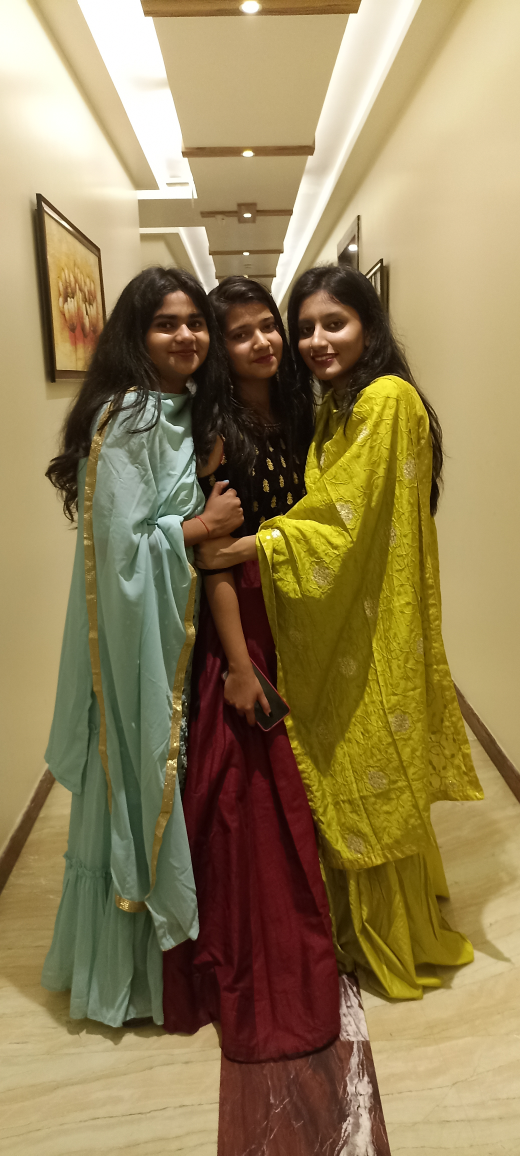
#> input picture dataset/real/IMG_20220123_150429.jpg, 2080 x 4624 px (shown at 1/4 size); its folder holds only this picture in this run
$ python train.py   (older library calls are emulated)
#> lines starting #> are read from the running program, lines starting #| are printed output that depends on the picture
import numpy as np
from PIL import Image
import cv2
import os
from sklearn.svm import SVC
from sklearn.model_selection import cross_val_score
from sklearn.preprocessing import StandardScaler
import warnings
warnings.filterwarnings('ignore')

def extract_features(image_path):
#> called with image_path = 'dataset/real/IMG_20220123_150429.jpg'
    try:
        img_pil = Image.open(image_path).convert("RGB")
#> img_pil is the input picture: PIL image 2080x4624 RGB; mean R, G, B 146.7, 128.3, 86.3
        img_pil = img_pil.resize((512, 512))
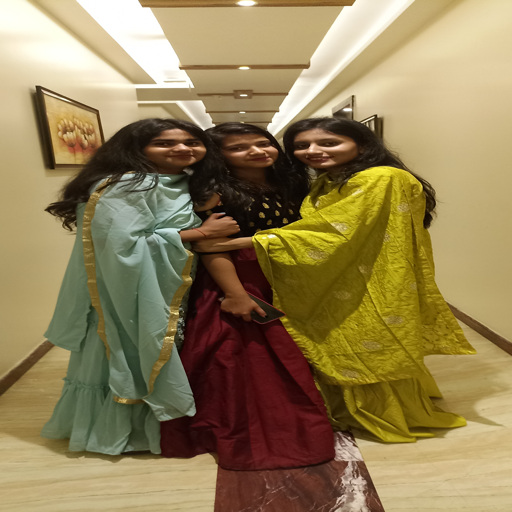
#> img_pil: PIL image 512x512 RGB; mean R, G, B 146.7, 128.3, 86.3
        img = np.array(img_pil)
        gray = cv2.cvtColor(img, cv2.COLOR_RGB2GRAY).astype(np.float64)
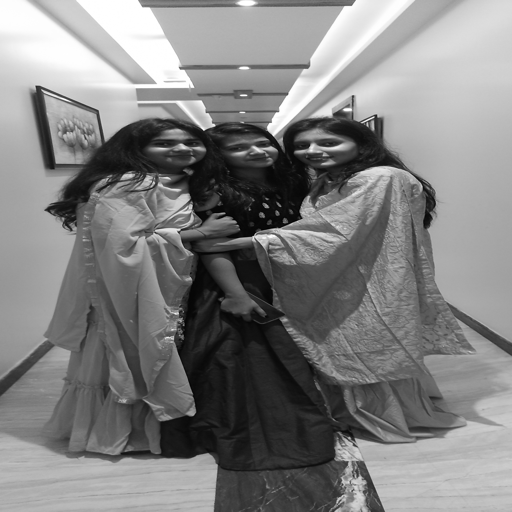
#> gray: shape (512, 512) float64; min 0, max 255, mean 129

        # Feature 1: FFT Spikiness
        f = np.fft.fft2(gray)
        fshift = np.fft.fftshift(f)
        magnitude = np.log(np.abs(fshift) + 1)
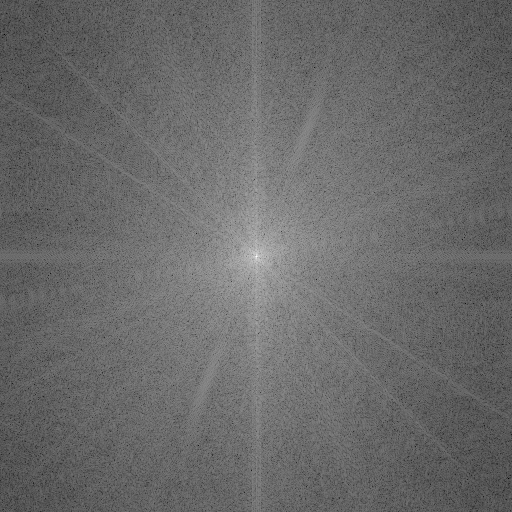
#> magnitude: shape (512, 512) float64; min 1.02, max 17.34, mean 7.8; drawn with min black and max white
        h, w = magnitude.shape
#> h = 512; w = 512
        cy, cx = h // 2, w // 2
#> cy = 256; cx = 256
        y, x = np.ogrid[:h, :w]
#> y = 512 values from 0 to 511
        dist = np.sqrt((y - cy)**2 + (x - cx)**2)
        ring = (dist > 40) & (dist < 150)
        ring_vals = magnitude[ring]
        fft_spikiness = ring_vals.max() / (ring_vals.mean() + 1e-6)
#> fft_spikiness = 1.34

        # Feature 2: Blur Score
        blur_score = cv2.Laplacian(gray.astype(np.uint8), cv2.CV_64F).var()
#> blur_score = 505.7

        # Feature 3: Color ratio R/B
        r = img[:, :, 0].mean()
#> r = 146.7
        b = img[:, :, 2].mean()
#> b = 86.32
        color_ratio = r / (b + 1e-6)
#> color_ratio = 1.7

        # Feature 4: Edge density
        edges = cv2.Canny(gray.astype(np.uint8), 50, 150)
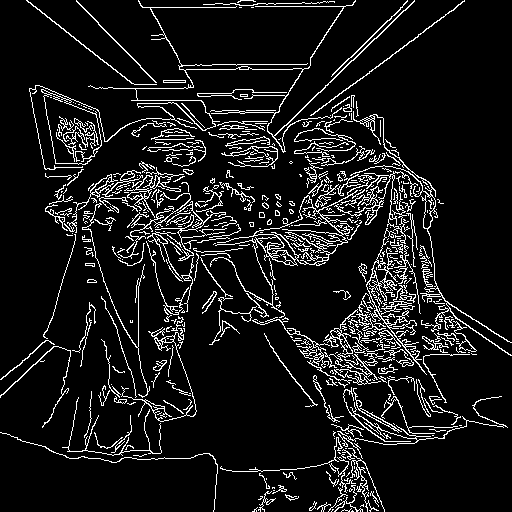
#> edges: shape (512, 512); 9.6% white in thin lines or dots
        edge_density = edges.mean()
#> edge_density = 24.38

        # Feature 5: Brightness std dev
        brightness_std = gray.std()
#> brightness_std = 65.44

        # Feature 6: Saturation mean & std
        img_hsv = cv2.cvtColor(img, cv2.COLOR_RGB2HSV)
#> img_hsv: shape (512, 512, 3); mean H, S, V 28.5, 124.2, 148.3
        saturation = img_hsv[:, :, 1]
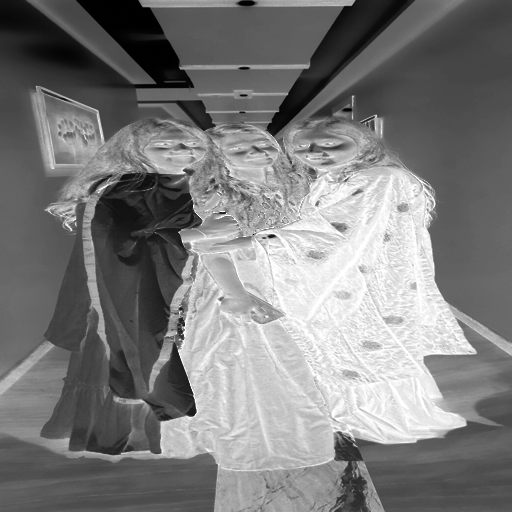
#> saturation: shape (512, 512); min 0, max 255, mean 124.2
        sat_mean = saturation.mean()
#> sat_mean = 124.2
        sat_std = saturation.std()
#> sat_std = 65.93

        # Feature 7: Center vs edge brightness ratio
        center = gray[128:384, 128:384].mean()
#> center = 76.35
        edge_region = np.concatenate([
            gray[:64, :].flatten(),
            gray[-64:, :].flatten(),
            gray[:, :64].flatten(),
            gray[:, -64:].flatten()
        ])
        edge_brightness = edge_region.mean()
#> edge_brightness = 172
        center_edge_ratio = center / (edge_brightness + 1e-6)
#> center_edge_ratio = 0.444

        # Feature 8: DCT energy in high frequency blocks
        gray_uint8 = gray.astype(np.uint8)
        dct_scores = []
        for i in range(0, 512, 64):
            for j in range(0, 512, 64):
                block = gray_uint8[i:i+64, j:j+64].astype(np.float32)
                dct = cv2.dct(block)
                high_freq = np.abs(dct[32:, 32:]).mean()
                low_freq = np.abs(dct[:32, :32]).mean()
                dct_scores.append(high_freq / (low_freq + 1e-6))
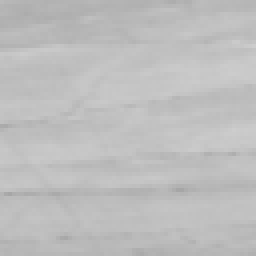
#> block: shape (64, 64) float32 (shown 4 times larger); min 166, max 205, mean 189.9
#> after the loop, dct_scores = 64 values, max 0.117 at index 45, min 0.0132 at index 0, mean 0.055
        dct_ratio = np.mean(dct_scores)
#> dct_ratio = 0.055

        # Feature 9: Noise level estimate
        blur = cv2.GaussianBlur(gray, (5, 5), 0)
        noise = np.abs(gray - blur).mean()
#> noise = 3.24

        return [
            fft_spikiness, blur_score, color_ratio,
            edge_density, brightness_std, sat_mean,
            sat_std, center_edge_ratio, dct_ratio, noise
        ]
    except:
        return None

# Load all data
X, y = [], []

real_folder = "dataset/real"
screen_folder = "dataset/screen"

print("Loading real photos...")
for fname in os.listdir(real_folder):
    if fname.lower().endswith(('.jpg', '.jpeg')):
        feats = extract_features(os.path.join(real_folder, fname))
        if feats:
            X.append(feats)
            y.append(0)  # 0 = real

print("Loading screen photos...")
#> (the run stopped early here; a loop or call above may not have finished)

$ run again, on dataset/real/IMG_20220123_153612.jpg
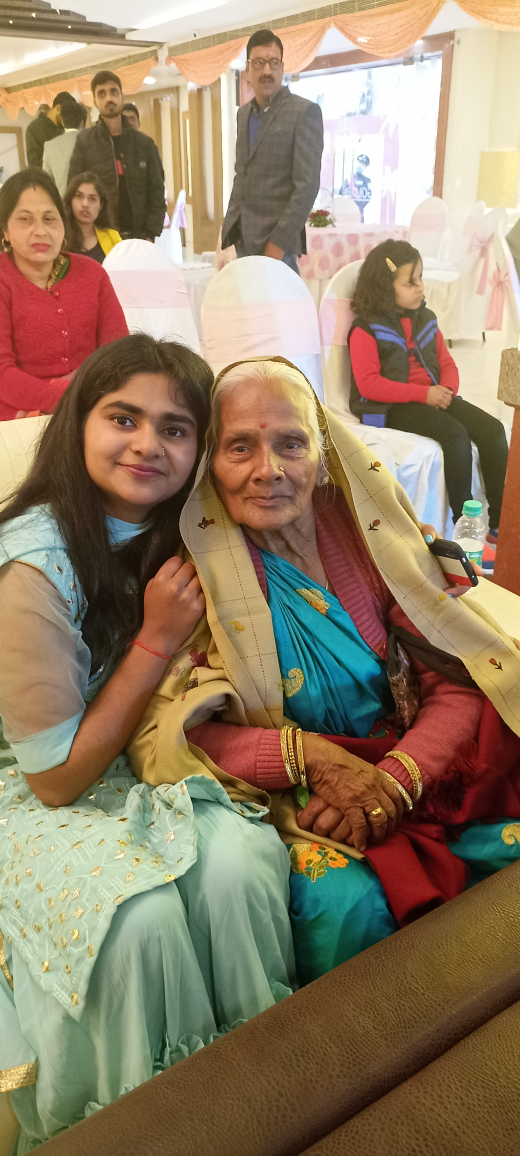
#> input picture dataset/real/IMG_20220123_153612.jpg, 2080 x 4624 px (shown at 1/4 size)
#> in extract_features, img_pil is the input picture: PIL image 2080x4624 RGB; mean R, G, B 146.9, 127.3, 102
#> img_pil: PIL image 512x512 RGB
#> fft_spikiness = 1.36
#> blur_score = 691.5
#> r = 146.9
#> b = 102
#> color_ratio = 1.44
#> in extract_features, `edges = cv2.Canny(gray.astype(np.uint8), 50, 150)`:
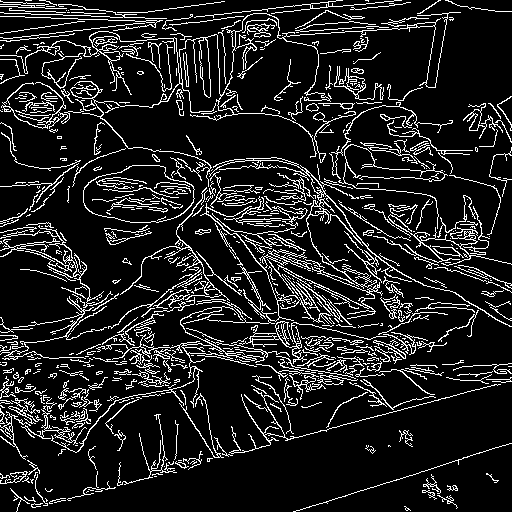
#> edges: shape (512, 512); 12.8% white in thin lines or dots
#> edge_density = 32.6
#> brightness_std = 65.81
#> img_hsv: shape (512, 512, 3); mean H, S, V 33.1, 109.6, 154.1
#> sat_mean = 109.6
#> sat_std = 62.78
#> center = 120.6
#> edge_brightness = 142
#> center_edge_ratio = 0.849
#> after the loop in extract_features, `for i in range(0, 512, 64):`:
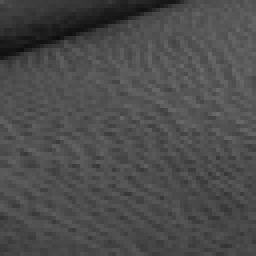
#> block: shape (64, 64) float32 (shown 4 times larger); min 13, max 107, mean 75.9
#> after the loop in extract_features, `for i in range(0, 512, 64):`: dct_scores = 64 values, max 0.189 at index 55, min 0.021 at index 7, mean 0.0734
#> dct_ratio = 0.0734
#> noise = 4.43

$ run again, on dataset/real/IMG_20220123_153622.jpg
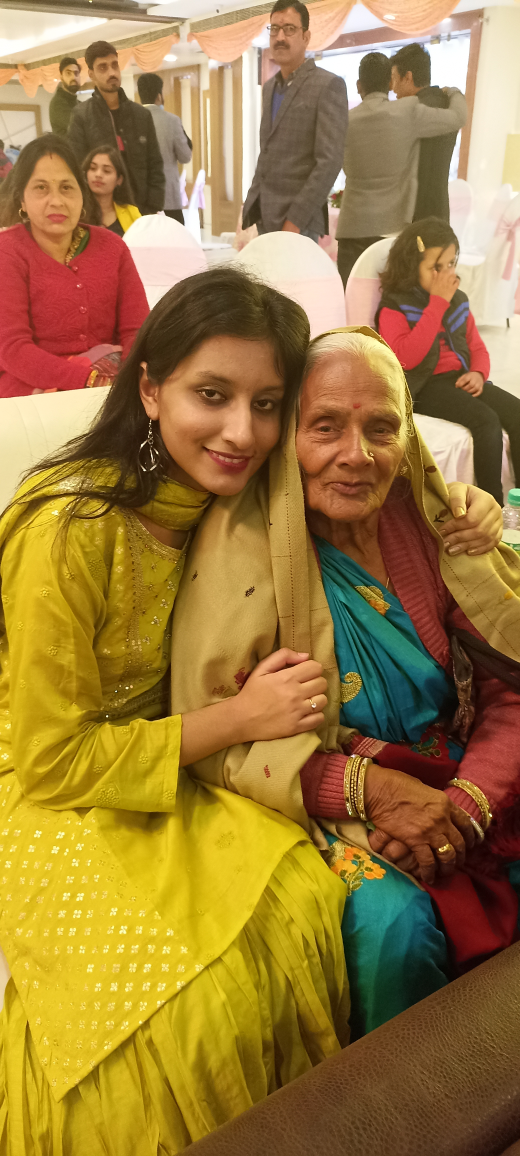
#> input picture dataset/real/IMG_20220123_153622.jpg, 2080 x 4624 px (shown at 1/4 size)
#> in extract_features, img_pil is the input picture: PIL image 2080x4624 RGB; mean R, G, B 156.4, 123.2, 62.6
#> img_pil: PIL image 512x512 RGB
#> fft_spikiness = 1.33
#> blur_score = 619.8
#> r = 156.4
#> b = 62.6
#> color_ratio = 2.5
#> in extract_features, `edges = cv2.Canny(gray.astype(np.uint8), 50, 150)`:
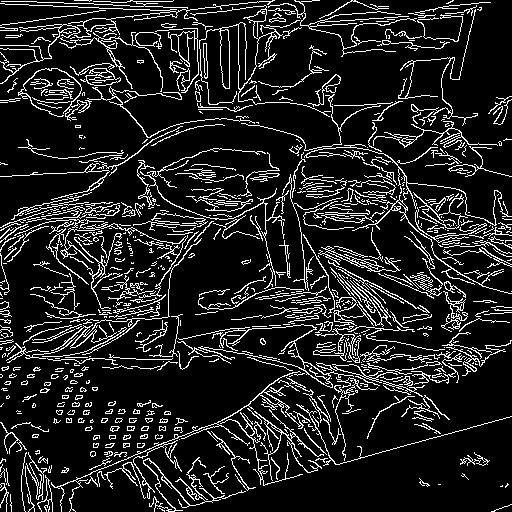
#> edges: shape (512, 512); 13.3% white in thin lines or dots
#> edge_density = 33.9
#> brightness_std = 60.23
#> img_hsv: shape (512, 512, 3); mean H, S, V 23, 165.2, 158.9
#> sat_mean = 165.2
#> sat_std = 63.75
#> center = 111.9
#> edge_brightness = 139.7
#> center_edge_ratio = 0.801
#> after the loop in extract_features, `for i in range(0, 512, 64):`:
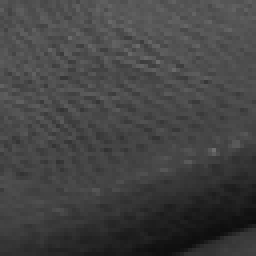
#> block: shape (64, 64) float32 (shown 4 times larger); min 12, max 110, mean 67
#> after the loop in extract_features, `for i in range(0, 512, 64):`: dct_scores = 64 values, max 0.172 at index 62, min 0.024 at index 12, mean 0.0639
#> dct_ratio = 0.0639
#> noise = 4.24
